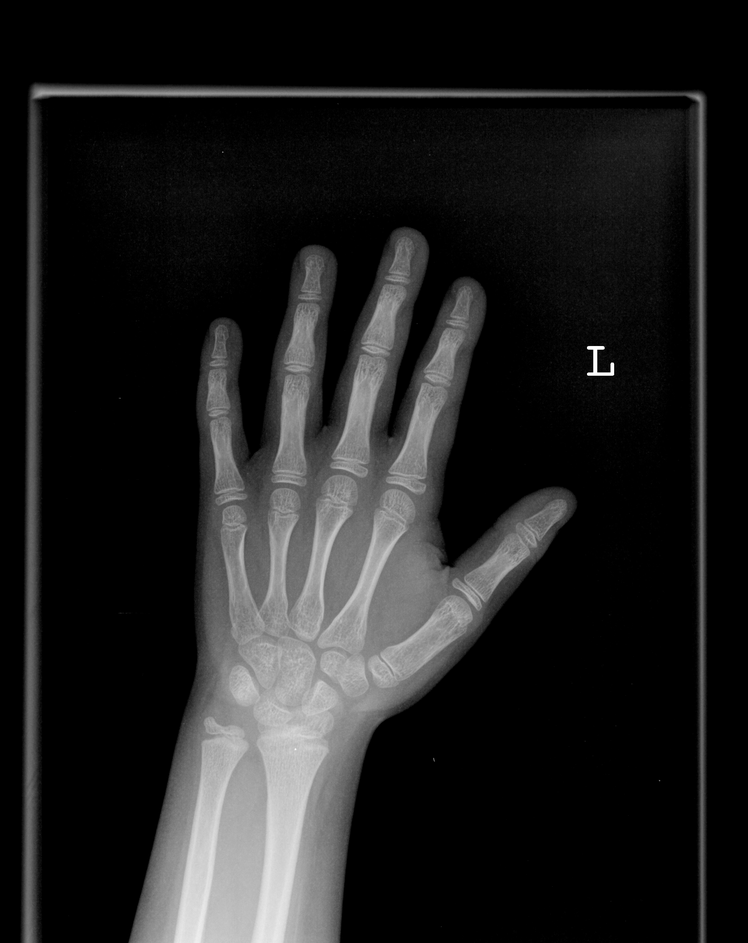
#> input picture ProjectEDEO/ProjectEDEO/images/portfolio/4538.png, 748 x 943 px, shrunk from 2040 x 2570 before the run
$ python -i Pre.py   (imports and definitions only)   (older library calls are emulated)
#> lines starting #> are read from the running program, lines starting #| are printed output that depends on the picture
import numpy as np
import matplotlib.pyplot as plt
import matplotlib.image as mpimg
import os
from PIL import Image as PImage
from scipy import misc, signal
from skimage import filters, color


def applyFilter(full_image_path):
#> called with full_image_path = '../../images/portfolio/4538.png'
    image_path, image_name = os.path.split(full_image_path)  #Divide path and image name
    new_image_path = image_path +'\\Filter.png'
    scharr = [[0, 1, 0],[1, -4, 1],[0, 1, 0]]
    gaussian = [[1, 1, 1],[1, 1, 1],[1, 1, 1]]
    USM = 1/16*np.array([[-1, -2, -1],[-2, 12, -2],[-1, -2, -1]])


    image=color.rgb2gray(mpimg.imread(full_image_path))
#> image is the input picture: shape (943, 748) float32; min 0, max 1, mean 0.126
    gauss_image = filters.gaussian(image, sigma = 5)
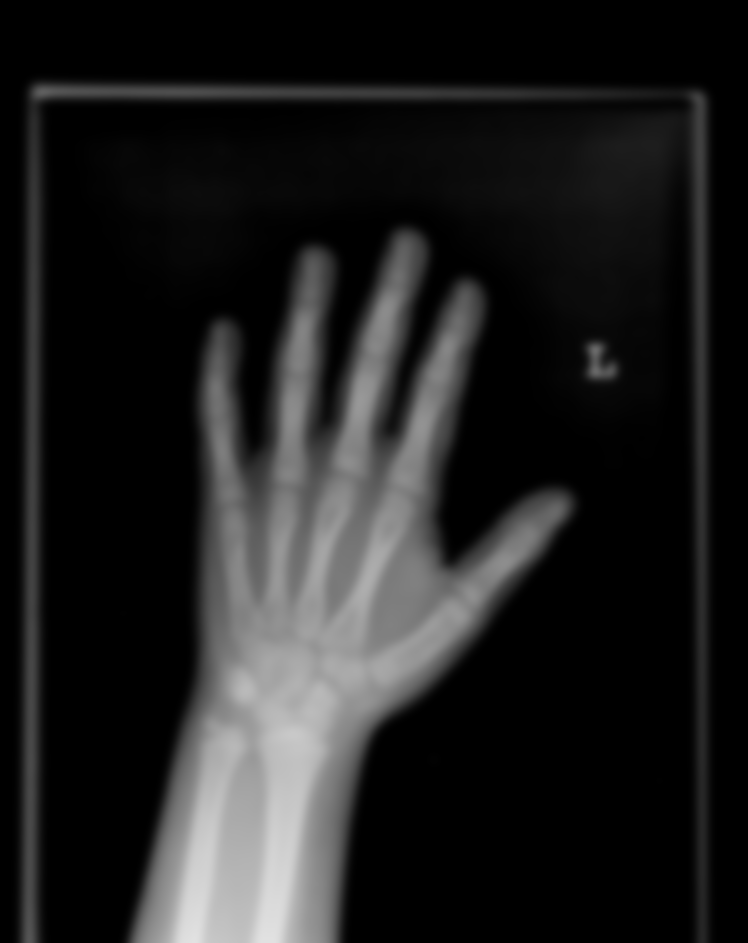
#> gauss_image: shape (943, 748) float32; min 0, max 0.888, mean 0.126
    laplace_image = filters.laplace(gauss_image, ksize = 11)
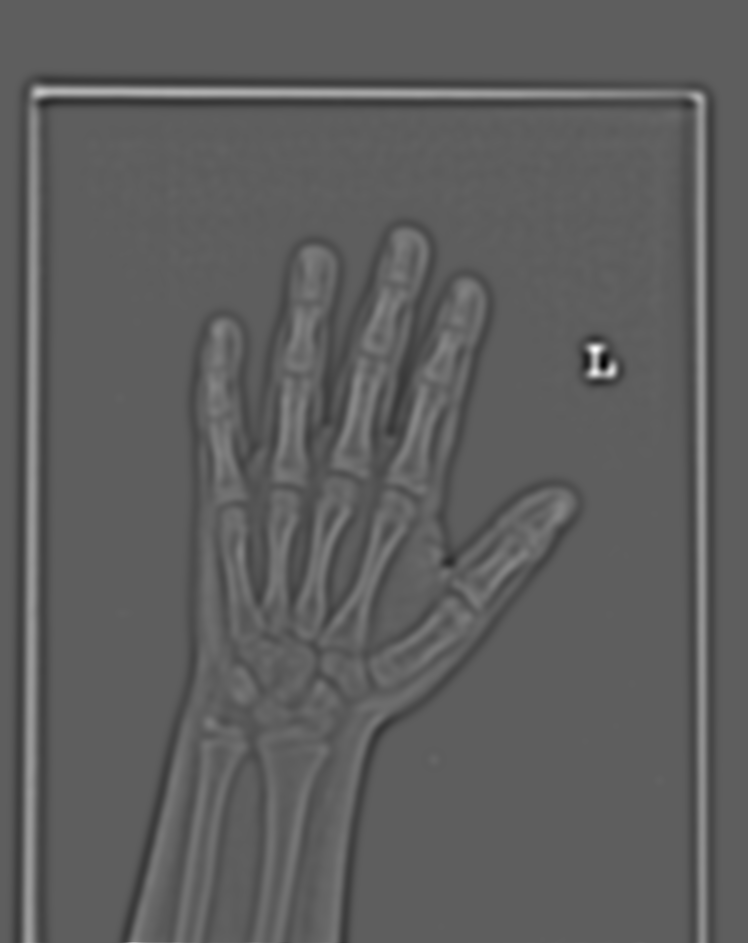
#> laplace_image: shape (943, 748) float32; min -0.00981, max 0.0166, mean 1.69e-13; drawn with min black and max white
    B1 = -laplace_image
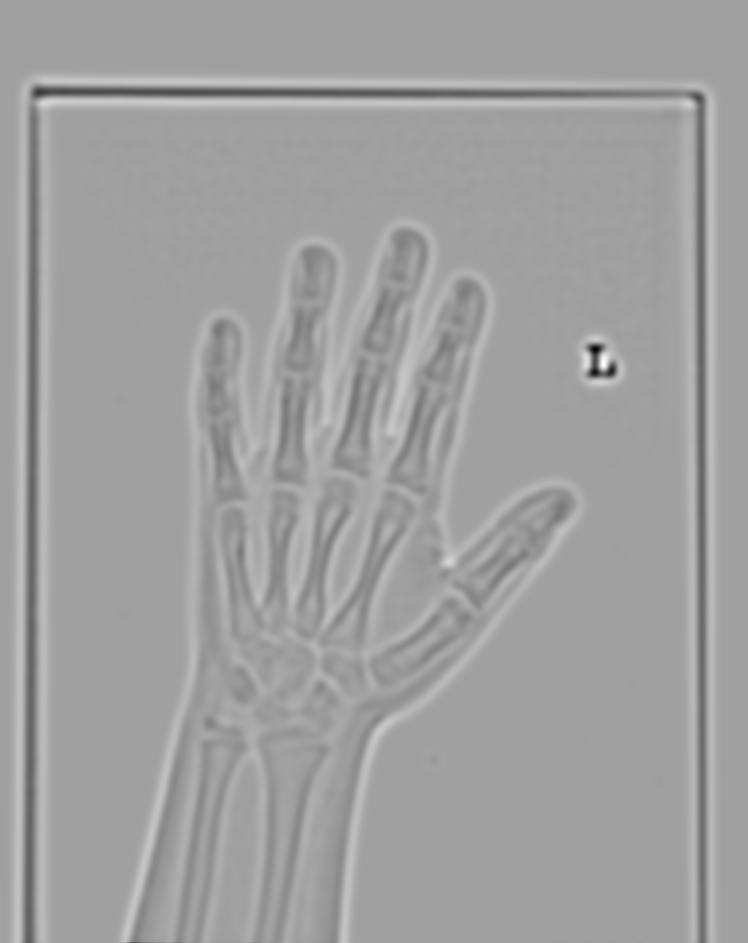
#> B1: shape (943, 748) float32; min -0.0166, max 0.00981, mean -1.69e-13; drawn with min black and max white
    B2 = -(image-gauss_image)
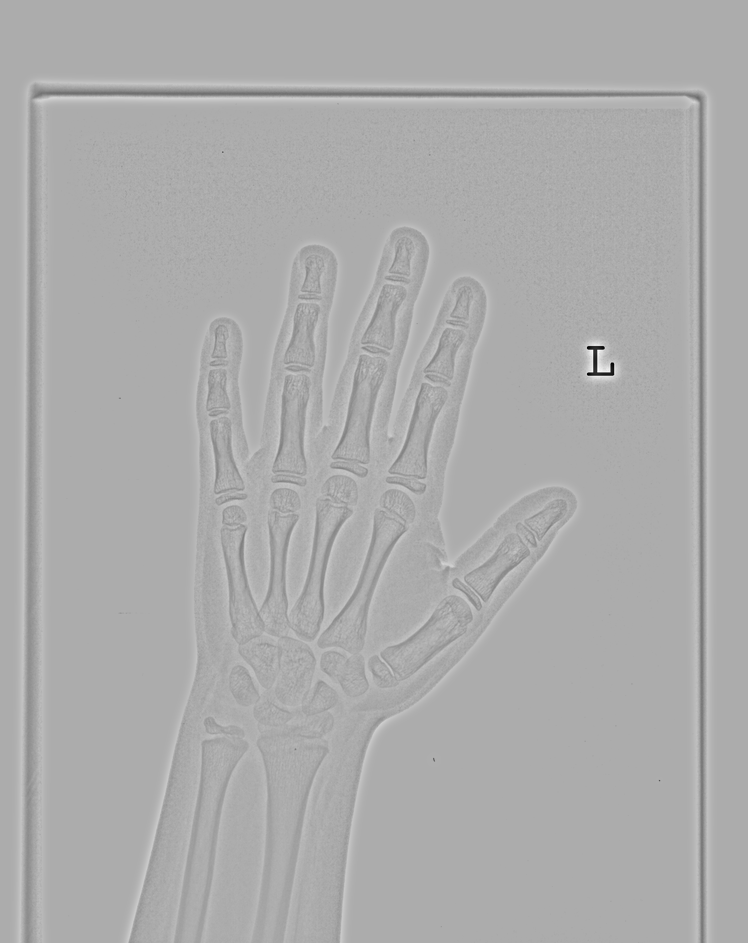
#> B2: shape (943, 748) float32; min -0.81, max 0.389, mean 4.12e-06; drawn with min black and max white
    USM = image+0.5*B2

    misc.imsave(new_image_path, USM)

    '''
    fig, axes = plt.subplots(nrows=1, ncols=3,
                             sharex=True, sharey=True,
                             figsize=(20, 20))


    ax = axes.ravel()

    ax[0].imshow(image, cmap=plt.cm.gray)
    ax[0].set_title('Original image')
    ax[1].imshow(B2, cmap=plt.cm.gray)
    ax[1].set_title('LoG')
    ax[2].imshow(USM, cmap=plt.cm.gray)
    ax[2].set_title('Unsharp Mask')

    for a in ax:
        a.axis('off')
    fig.tight_layout()
    plt.show()
    '''
    #print(USM)
    #plt.imshow(USM, cmap=plt.cm.gray)
    #plt.show()

    return(new_image_path)

#full_image_path = r'C:\Users\migra\Desktop\Proyecto\EDEO\ProjectEDEO\ProjectEDEO\images\portfolio\4538.png'
# [1 line that did not run here, left out]
# [1 line not run here, left out]

>>> result = applyFilter('../../images/portfolio/4538.png')

$ run again, on ProjectEDEO/ProjectEDEO/images/portfolio/4454.png
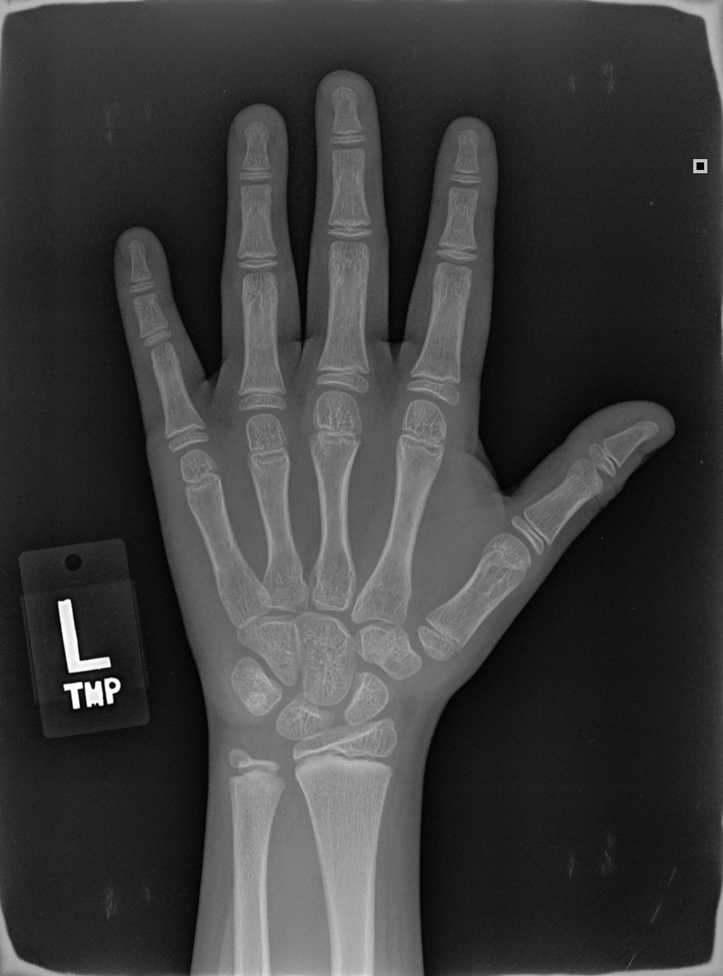
#> input picture ProjectEDEO/ProjectEDEO/images/portfolio/4454.png, 723 x 976 px, shrunk from 1720 x 2320 before the run
#> in applyFilter, image is the input picture: shape (976, 723) float32; min 0, max 1, mean 0.236
#> in applyFilter, `B1 = -laplace_image`:
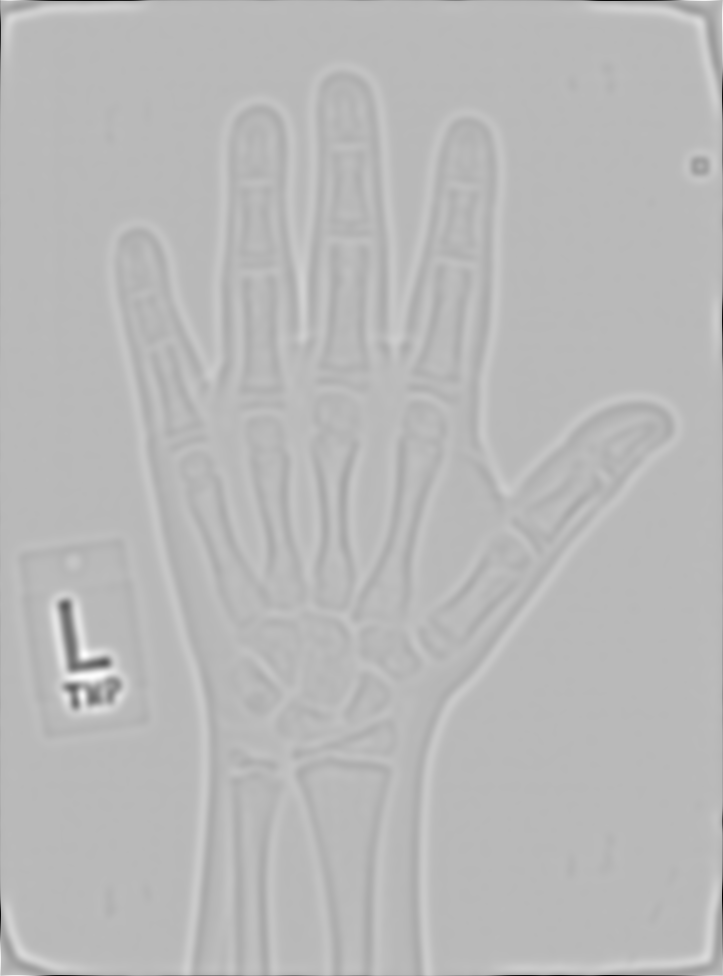
#> B1: shape (976, 723) float32; min -0.0363, max 0.0137, mean -2.7e-12; drawn with min black and max white
#> in applyFilter, `B2 = -(image-gauss_image)`:
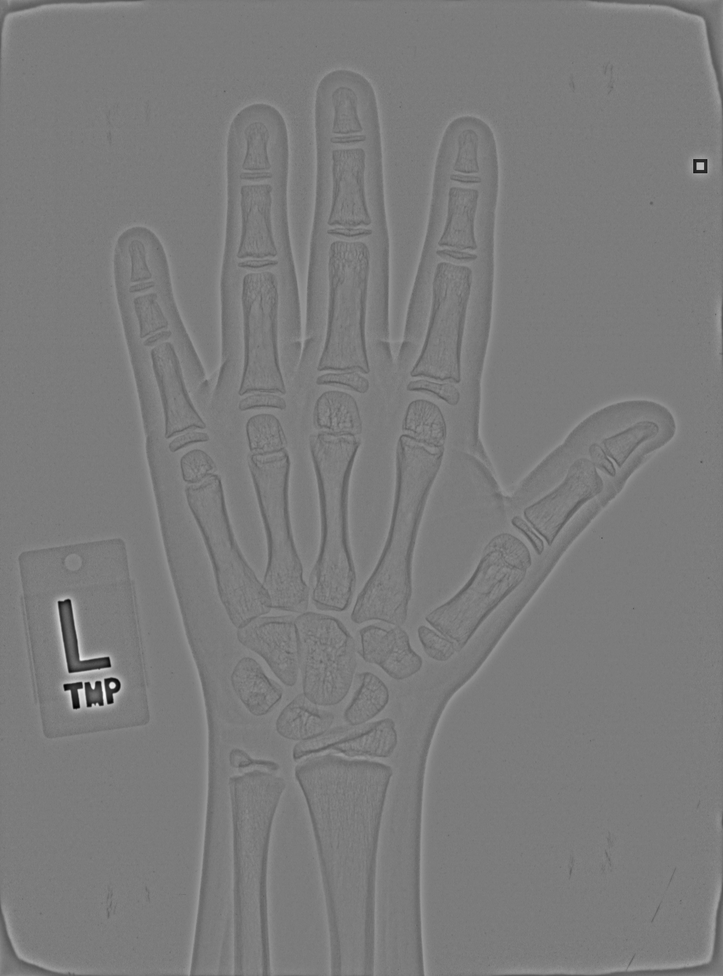
#> B2: shape (976, 723) float32; min -0.637, max 0.674, mean 0.000477; drawn with min black and max white

$ run again, on ProjectEDEO/ProjectEDEO/images/portfolio/4474.png
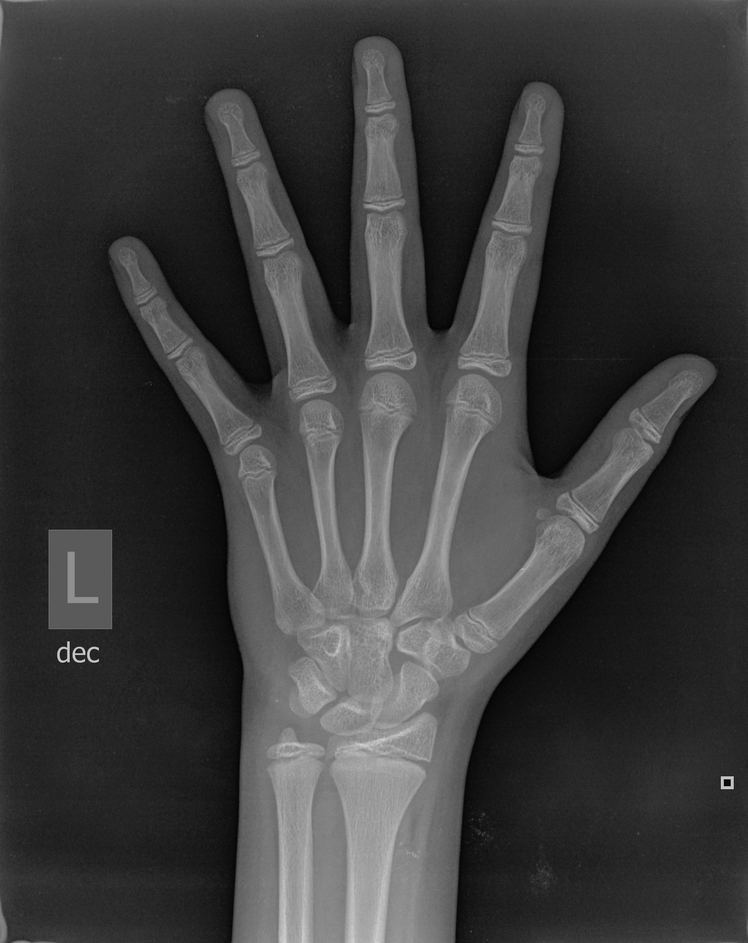
#> input picture ProjectEDEO/ProjectEDEO/images/portfolio/4474.png, 748 x 943 px, shrunk from 1950 x 2460 before the run
#> in applyFilter, image is the input picture: shape (943, 748) float32; min 0, max 0.867, mean 0.238
#> in applyFilter, `B2 = -(image-gauss_image)`:
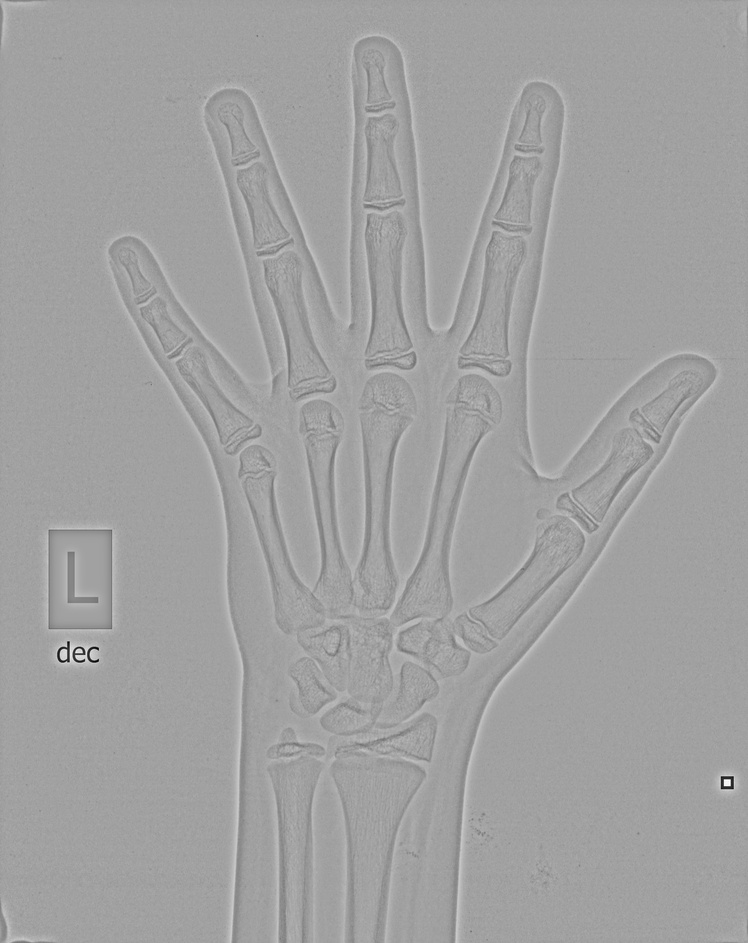
#> B2: shape (943, 748) float32; min -0.614, max 0.357, mean 0.000151; drawn with min black and max white
#> in applyFilter, `misc.imsave(new_image_path, USM)`:
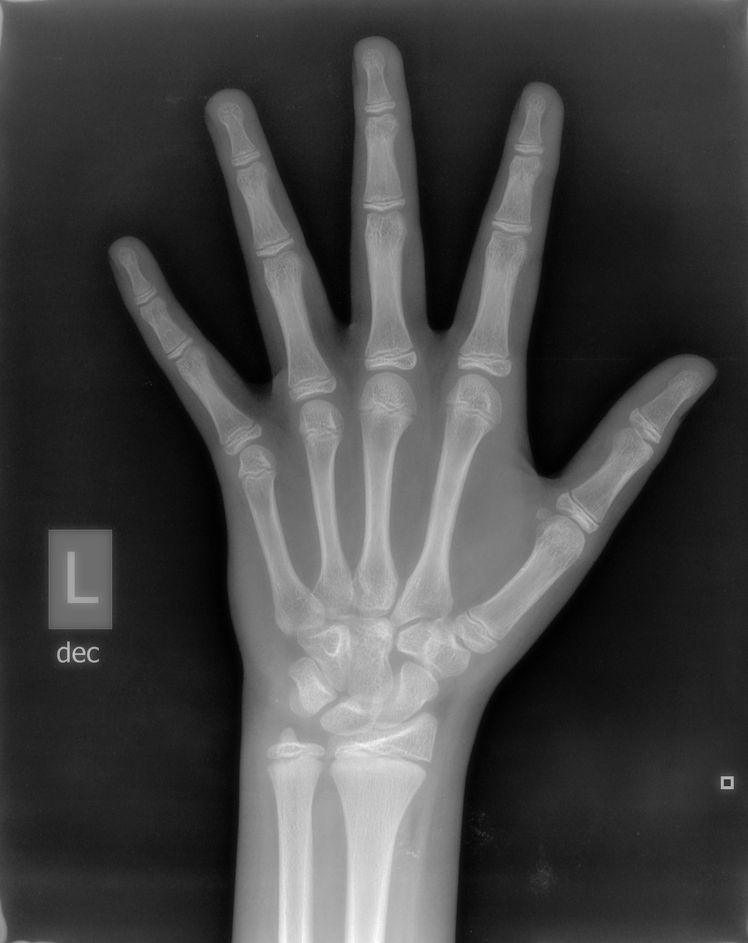
#> saved as Filter.png: PIL image 748x943 L; min 0, max 255, mean 68.1

$ run again, on ProjectEDEO/ProjectEDEO/images/portfolio/4489.png
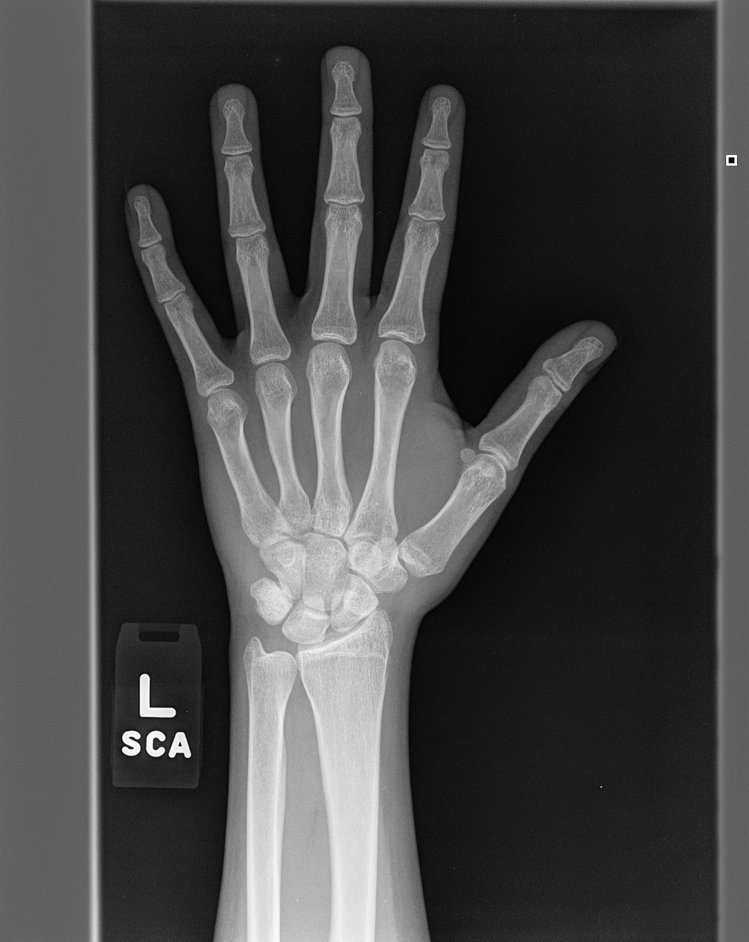
#> input picture ProjectEDEO/ProjectEDEO/images/portfolio/4489.png, 749 x 942 px, shrunk from 2320 x 2920 before the run
#> in applyFilter, image is the input picture: shape (942, 749) float32; min 0, max 1, mean 0.273
#> in applyFilter, `B1 = -laplace_image`:
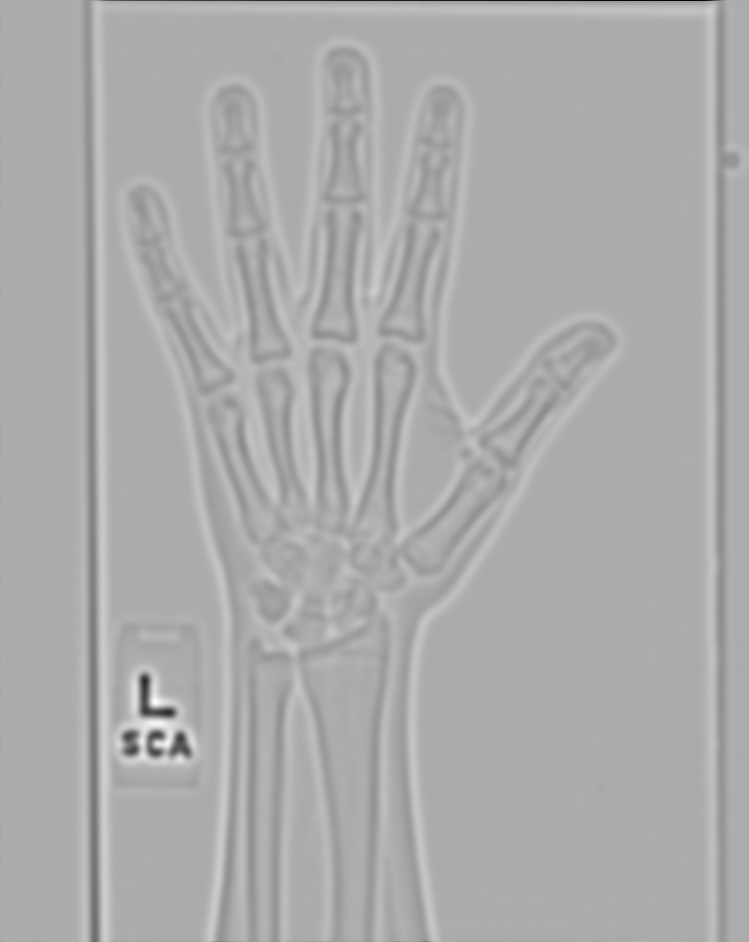
#> B1: shape (942, 749) float32; min -0.0238, max 0.0116, mean -1.61e-12; drawn with min black and max white
#> in applyFilter, `B2 = -(image-gauss_image)`:
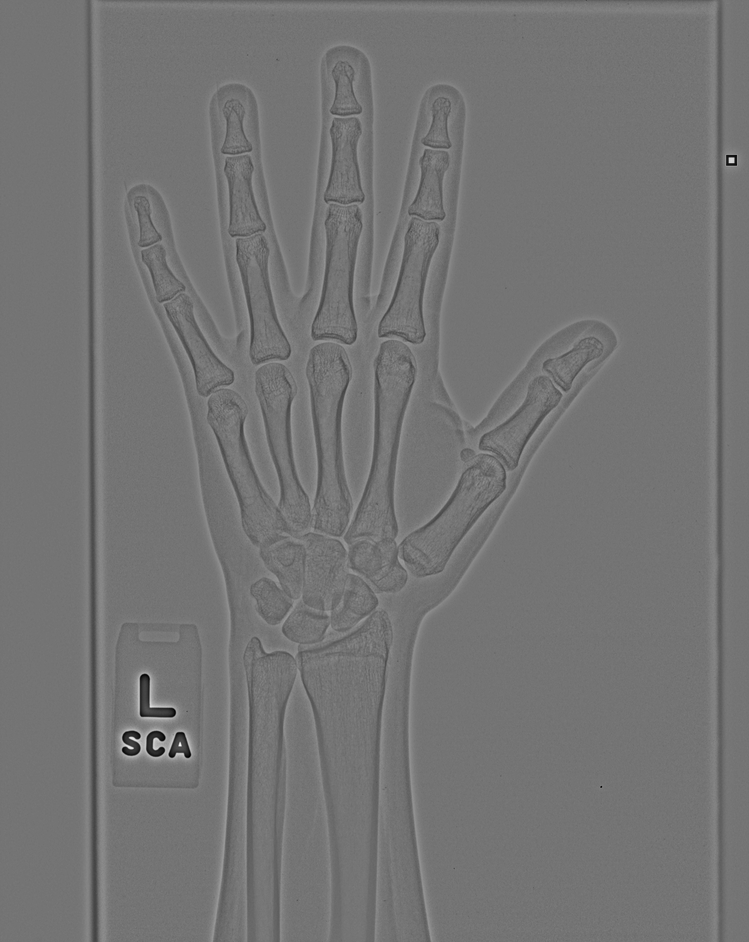
#> B2: shape (942, 749) float32; min -0.594, max 0.707, mean 0.000233; drawn with min black and max white
